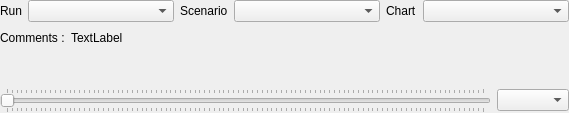
<?xml version="1.0" encoding="UTF-8"?>
<ui version="4.0">
 <class>Form</class>
 <widget class="QWidget" name="Form">
  <property name="geometry">
   <rect>
    <x>0</x>
    <y>0</y>
    <width>569</width>
    <height>113</height>
   </rect>
  </property>
  <property name="windowTitle">
   <string>Form</string>
  </property>
  <layout class="QVBoxLayout" name="verticalLayout">
   <property name="leftMargin">
    <number>0</number>
   </property>
   <property name="topMargin">
    <number>0</number>
   </property>
   <property name="rightMargin">
    <number>0</number>
   </property>
   <property name="bottomMargin">
    <number>0</number>
   </property>
   <item>
    <layout class="QHBoxLayout" name="horizontalLayout">
     <item>
      <widget class="QLabel" name="label">
       <property name="sizePolicy">
        <sizepolicy hsizetype="Maximum" vsizetype="Preferred">
         <horstretch>0</horstretch>
         <verstretch>0</verstretch>
        </sizepolicy>
       </property>
       <property name="text">
        <string>Run</string>
       </property>
      </widget>
     </item>
     <item>
      <widget class="QComboBox" name="cb_run"/>
     </item>
     <item>
      <widget class="QLabel" name="label_2">
       <property name="sizePolicy">
        <sizepolicy hsizetype="Maximum" vsizetype="Preferred">
         <horstretch>0</horstretch>
         <verstretch>0</verstretch>
        </sizepolicy>
       </property>
       <property name="text">
        <string>Scenario</string>
       </property>
      </widget>
     </item>
     <item>
      <widget class="QComboBox" name="cb_scen"/>
     </item>
     <item>
      <widget class="QLabel" name="label_3">
       <property name="sizePolicy">
        <sizepolicy hsizetype="Maximum" vsizetype="Preferred">
         <horstretch>0</horstretch>
         <verstretch>0</verstretch>
        </sizepolicy>
       </property>
       <property name="text">
        <string>Chart</string>
       </property>
      </widget>
     </item>
     <item>
      <widget class="QComboBox" name="cb_graph"/>
     </item>
    </layout>
   </item>
   <item>
    <layout class="QHBoxLayout" name="horizontalLayout_6">
     <item>
      <widget class="QLabel" name="label_com">
       <property name="text">
        <string>Comments :</string>
       </property>
      </widget>
     </item>
     <item>
      <widget class="QLabel" name="lbl_com">
       <property name="text">
        <string>TextLabel</string>
       </property>
      </widget>
     </item>
     <item>
      <spacer name="horizontalSpacer_3">
       <property name="orientation">
        <enum>Qt::Horizontal</enum>
       </property>
       <property name="sizeHint" stdset="0">
        <size>
         <width>40</width>
         <height>20</height>
        </size>
       </property>
      </spacer>
     </item>
    </layout>
   </item>
   <item>
    <spacer name="verticalSpacer">
     <property name="orientation">
      <enum>Qt::Vertical</enum>
     </property>
     <property name="sizeHint" stdset="0">
      <size>
       <width>20</width>
       <height>40</height>
      </size>
     </property>
    </spacer>
   </item>
   <item>
    <layout class="QHBoxLayout" name="horizontalLayout_2">
     <item>
      <widget class="QSlider" name="sld_det">
       <property name="orientation">
        <enum>Qt::Horizontal</enum>
       </property>
       <property name="tickPosition">
        <enum>QSlider::TicksBothSides</enum>
       </property>
      </widget>
     </item>
     <item>
      <widget class="QComboBox" name="cb_det">
       <property name="sizeAdjustPolicy">
        <enum>QComboBox::AdjustToContents</enum>
       </property>
      </widget>
     </item>
    </layout>
   </item>
  </layout>
 </widget>
 <resources/>
 <connections>
  <connection>
   <sender>sld_det</sender>
   <signal>valueChanged(int)</signal>
   <receiver>cb_det</receiver>
   <slot>setCurrentIndex(int)</slot>
   <hints>
    <hint type="sourcelabel">
     <x>246</x>
     <y>87</y>
    </hint>
    <hint type="destinationlabel">
     <x>523</x>
     <y>86</y>
    </hint>
   </hints>
  </connection>
 </connections>
</ui>
